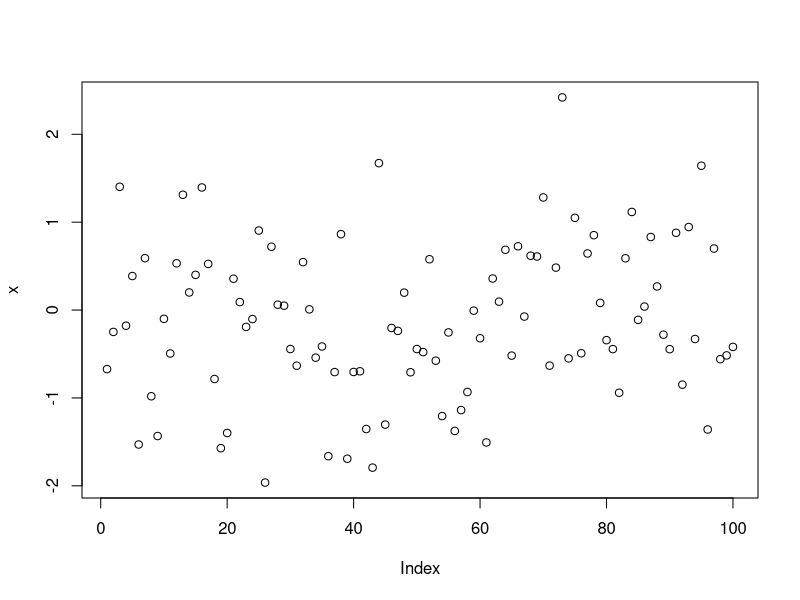
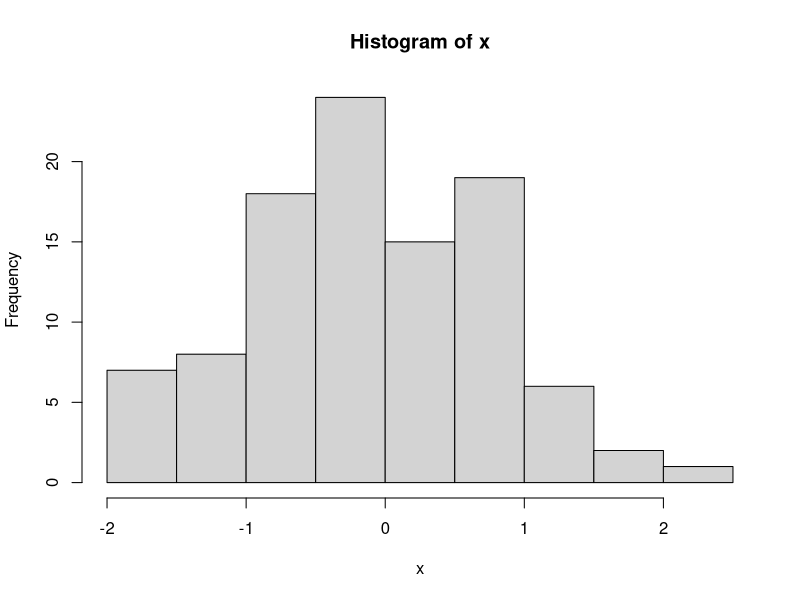
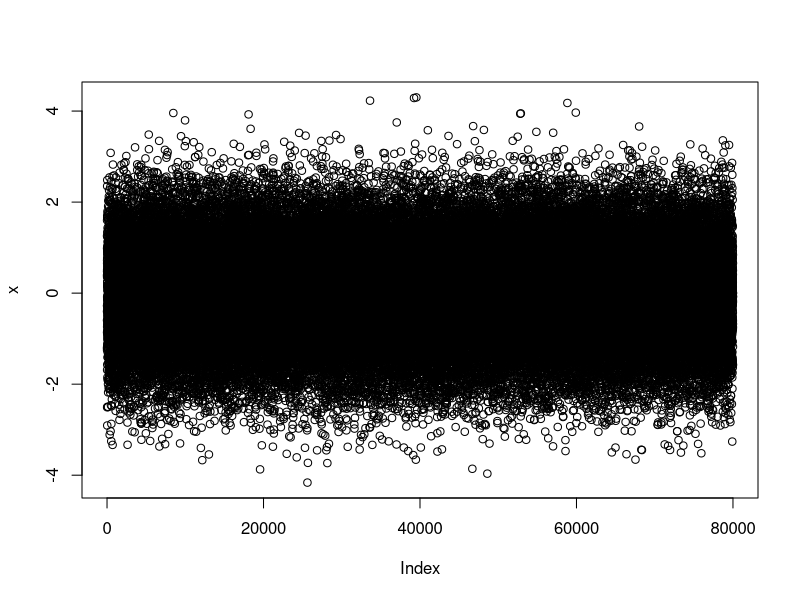
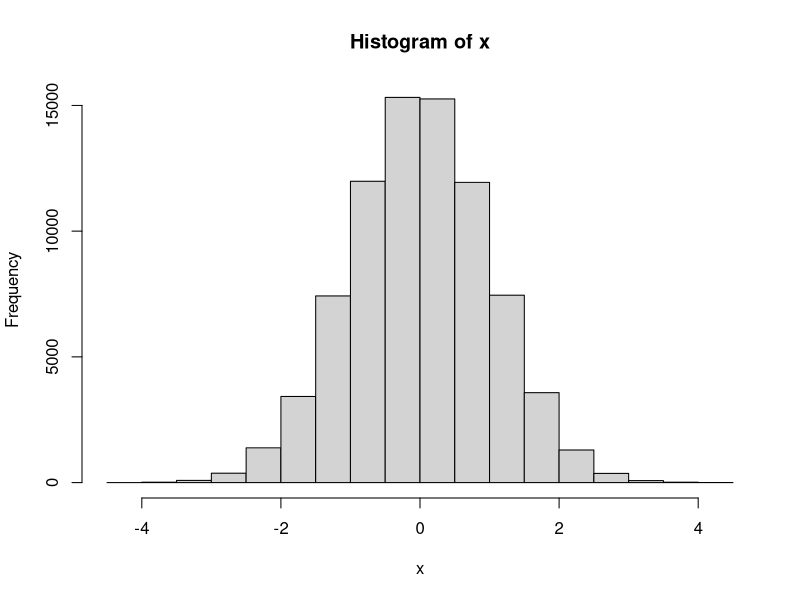
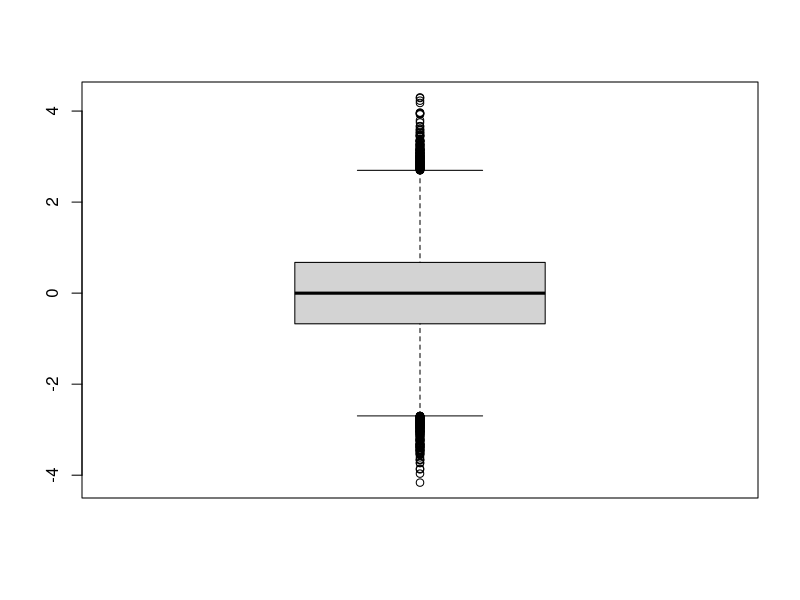

Write R code to recreate these figures, in order.
#creating a vector for random numbers
x <-rnorm(5)
x
#printing another example on vector math
N <-100000
N
a <-rnorm(N)
a
b <- rnorm(N)
b
# printing Vectorized approach
c <- a * b
c
#checking all these are valid function calls
X <- rnorm(5)
X
X <- rnorm( 5, 10, 1)
X
X <- rnorm (5, 10)
X
X <- rnorm(5, mean=10, sd = 1)
X
X <- rnorm(5, sd=1, mean=10)
X
X <- rnorm(5, sd=1)
X
#printing some simple graphics
x <-rnorm(100)
plot(x)
hist(x)
#printing basic R statistics tools
x <-rnorm(80000)
plot(x)
hist(x)
head(x)
tail(x)
range(x)
summary(x)
boxplot(x)

#classwork 3
#generate the vector of numbers
x <-rnorm(100000)
# count how many are between -1 and 1
count <- 0
for (i in x)
  if (i>-1 & i<1)
    count <- count+1
# Get and print the percentage, should be around 68%
percent <- count/length(x)
percent